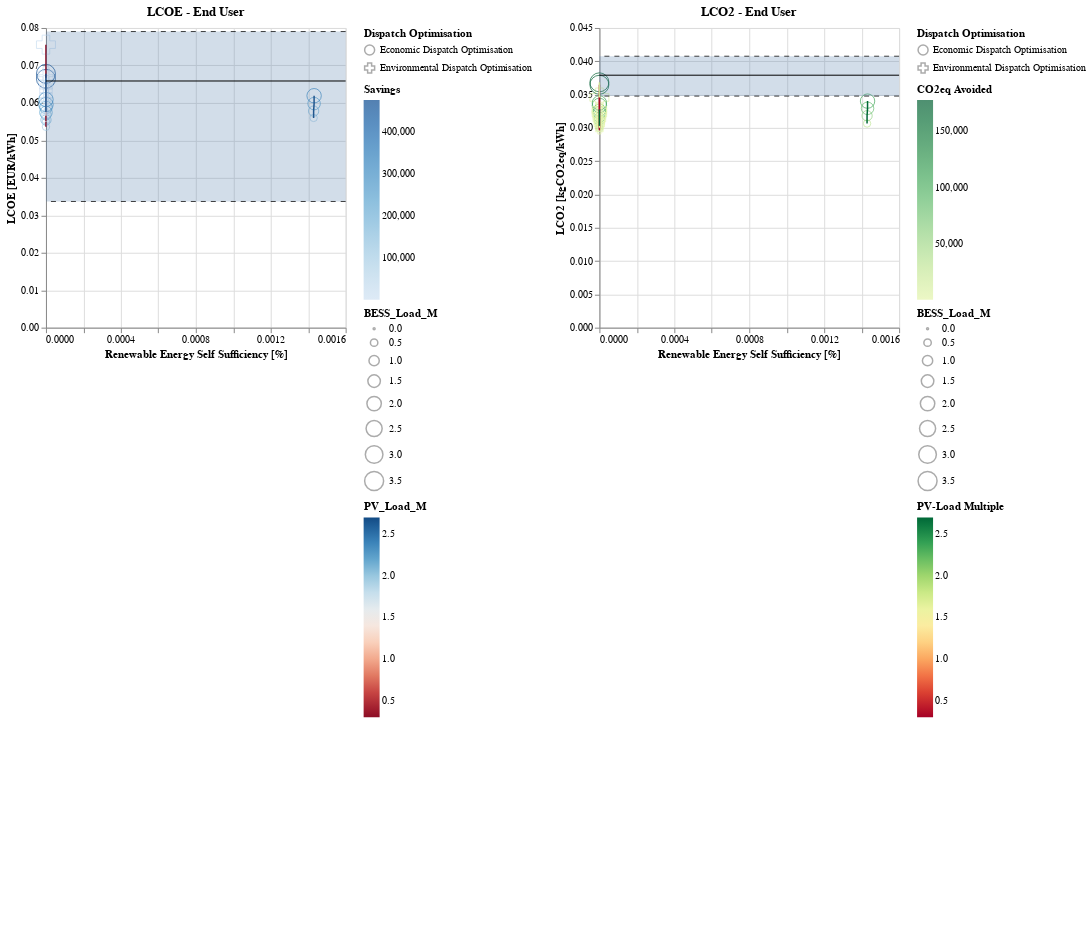

The code cell stored with this chart in its notebook:
### Code cell
shape_values = {'Economic Dispatch Optimisation': 'circle', 'Environmental Dispatch Optimisation': 'cross'}

lines_lcoe_enduser_econ= alt.Chart(results_econ, title='LCOE - End User').mark_line(
    size= 1.5
).encode(
    x= alt.X('ress:Q', axis= alt.Axis(title='Renewable Energy Self Sufficiency [%]')),
    y= alt.Y('lcoe_enduser:Q', axis= alt.Axis(title='LCOE [EUR/kWh]')),
    # shape= alt.Shape(
    #     'earnings_class:N',
    #     scale=alt.Scale(
    #         domain=list(shape_values.keys()),
    #         range=list(shape_values.values())
    #     )
    # ),
    color= alt.Color('PV_Load_M:Q').scale(
        scheme='redblue',
        #domain= (0, 8)
    ),
)
lines_lcoe_enduser_env= alt.Chart(results_env, title='LCOE - End User').mark_line(
    size= 1.5
).encode(
    x= alt.X('ress:Q', axis= alt.Axis(title='Renewable Energy Self Sufficiency [%]')),
    y= alt.Y('lcoe_enduser:Q', axis= alt.Axis(title='LCOE [EUR/kWh]')),
    # shape= alt.Shape(
    #     'earnings_class:N',
    #     scale=alt.Scale(
    #         domain=list(shape_values.keys()),
    #         range=list(shape_values.values())
    #     )
    # ),
    color= alt.Color(
        'PV_Load_M:Q',
        legend= alt.Legend(
            title= '',
            labelOpacity=0,
            gradientOpacity=0,
            symbolOpacity=0
        )
    ).scale(
        scheme='redblue',
        #domain= (0, 8)
    )
)
points_lcoe_enduser= alt.Chart(results).mark_point(
    size= 150,
    strokeWidth= 1
).encode(
    alt.X(
        'ress:Q',
        # axis= alt.Axis(
        #     title='',
        #     labelOpacity= 0
        # )
    ),
    alt.Y(
        'lcoe_enduser:Q',
        # axis= alt.Axis(
        #     title='',
        #     labelOpacity= 0
        # )
    ),
    shape= alt.Shape(
        'label:N',
        scale=alt.Scale(
            domain=list(shape_values.keys()),
            range=list(shape_values.values())
        ),
        legend= alt.Legend(
            title= 'Dispatch Optimisation'
        )
    ),
    color= alt.Color(
        'savings:Q',
        legend= alt.Legend(
            title='Savings',
            #title='',
            # labelOpacity= 0,
            # symbolOpacity= 0,
            # gradientOpacity= 0,
            # titleOpacity=0
        )
    ).scale(
        scheme='blues',
        #domain= (-1500000, 1500000)
    ),
    size= alt.Size(
        'BESS_Load_M:Q',
        legend= alt.Legend(
            #title= '',
        )
    )
)


lines_lco2_enduser_econ= alt.Chart(results_econ, title='LCO2 - End User').mark_line(
    size= 1.5
).encode(
    x= alt.X('ress:Q', axis= alt.Axis(title='Renewable Energy Self Sufficiency [%]')),
    y= alt.Y('lco2_enduser:Q', axis= alt.Axis(title='LCO2 [kgCO2eq/kWh]')),
    # shape= alt.Shape(
    #     'earnings_class:N',
    #     scale=alt.Scale(
    #         domain=list(shape_values.keys()),
    #         range=list(shape_values.values())
    #     )
    # ),
    color= alt.Color(
        'PV_Load_M:Q',
        legend= alt.Legend(
            title= 'PV-Load Multiple'
        )
    ).scale(
        scheme='redyellowgreen',
        #domain= (0, 8)
    ),
)
lines_lco2_enduser_env= alt.Chart(results_env, title='LCO2 - End User').mark_line(
    size= 1.5
).encode(
    x= alt.X('ress:Q', axis= alt.Axis(title='Renewable Energy Self Sufficiency [%]')),
    y= alt.Y('lco2_enduser:Q', axis= alt.Axis(title='LCO2 [kgCO2eq/kWh]')),
    # shape= alt.Shape(
    #     'earnings_class:N',
    #     scale=alt.Scale(
    #         domain=list(shape_values.keys()),
    #         range=list(shape_values.values())
    #     )
    # ),
    color= alt.Color(
        'PV_Load_M:Q',
        legend= alt.Legend(
            title= '',
            labelOpacity=0,
            gradientOpacity=0,
            titleOpacity=0
        )
    ).scale(
        scheme='redyellowgreen',
        #domain= (0, 8)
    ),
)
points_lco2_enduser= alt.Chart(results).mark_point(
    size= 150,
    strokeWidth= 1
).encode(
    alt.X(
        'ress:Q',
        # axis= alt.Axis(
        #     title='',
        #     labelOpacity= 0
        # )
    ),
    alt.Y(
        'lco2_enduser:Q',
        # axis= alt.Axis(
        #     title='',
        #     labelOpacity= 0
        # )
    ),
    shape= alt.Shape(
        'label:N',
        scale=alt.Scale(
            domain=list(shape_values.keys()),
            range=list(shape_values.values()),
        ),
        legend= alt.Legend(
            title= 'Dispatch Optimisation'
        )
    ),
    color= alt.Color(
        'co2avoided:Q',
        legend= alt.Legend(
            title='CO2eq Avoided',
            # title='',
            # labelOpacity= 0,
            # symbolOpacity= 0,
            # gradientOpacity= 0
        )
    ).scale(
        scheme='yellowgreen',
        #domain= (-800000, 500000)
    ),
    size= alt.Size(
        'BESS_Load_M:Q'
    )
)


# alt.layer(lines_lcoe + points_lcoe)#.resolve_scale(shape= 'independent')


alt.hconcat(
    alt.layer(
        points_lcoe_enduser,
        lines_lcoe_enduser_econ,
        lines_lcoe_enduser_env,
        chart_band_price,
        chart_rule_price_quartiles,
        chart_rule_price_avg
    ).resolve_scale(
        color= 'independent',
        size= 'independent'
    ),
    alt.layer(
        points_lco2_enduser,
        lines_lco2_enduser_econ,
        lines_lco2_enduser_env,
        chart_band_co2,
        chart_rule_co2_quartiles,
        chart_rule_co2_avg
    ).resolve_scale(
        color= 'independent',
        size= 'independent'
    )
).resolve_scale(
    #legend= 'independent',
    #scale= 'independent',
    shape= 'independent',
    color= 'independent'
)
